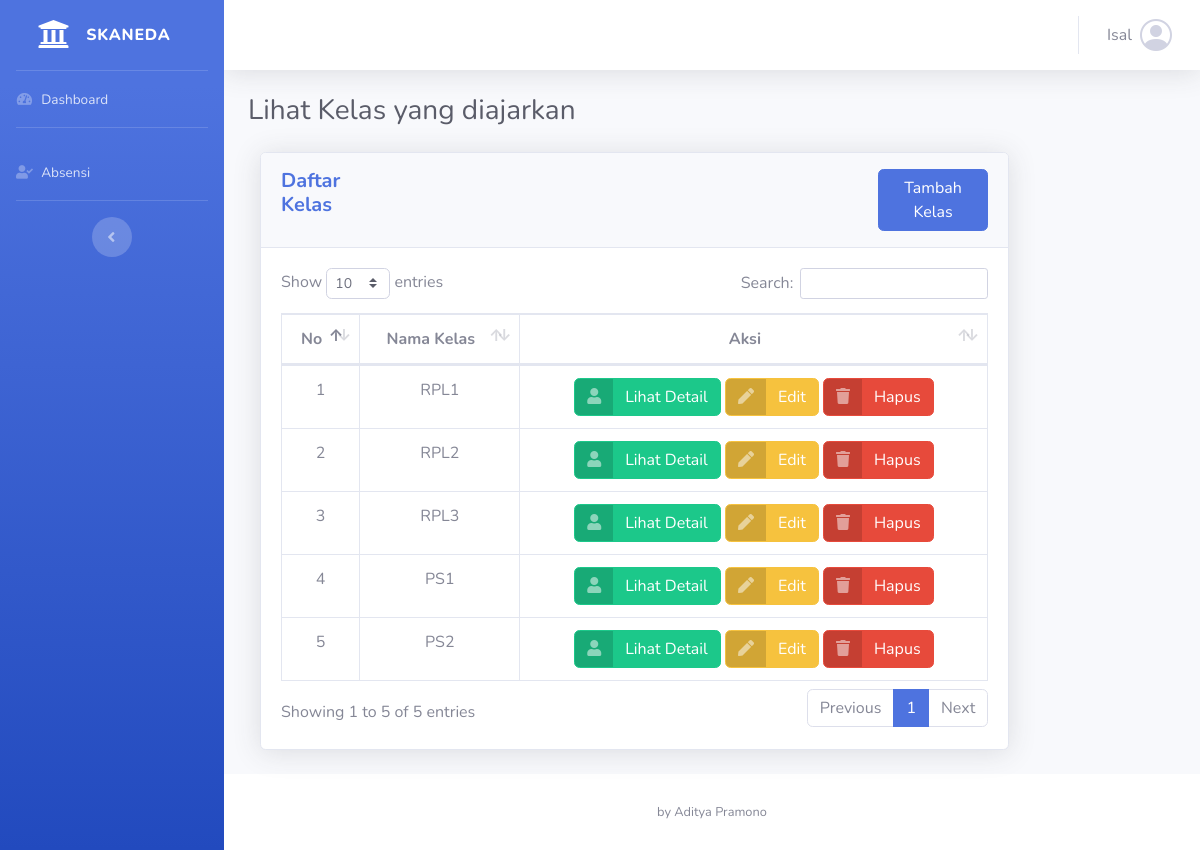
/lihatkelas.php (signed in), run on the app's committed database.
### tables this page shows
CREATE TABLE `kelas` (
  `id_kelas` int NOT NULL,
  `nama_kelas` varchar(30) NOT NULL,
  `id_guru` varchar(11) NOT NULL
);

### lihatkelas.php (the view, shortened to what this page needs)
<?php
include "koneksi.php";
?>
<!DOCTYPE html>
<html lang="en">
<head>
  <link href="vendor/fontawesome-free/css/all.min.css" rel="stylesheet" type="text/css">
  <link href="css/sb-admin-2.min.css" rel="stylesheet">
  <link href="vendor/datatables/dataTables.bootstrap4.min.css" rel="stylesheet">
  <link rel="stylesheet" href="https://cdn.jsdelivr.net/npm/bootstrap-icons@1.11.3/font/bootstrap-icons.min.css">
</head>
<body id="page-top">
  <div id="wrapper">
    <?php include "./sidebar.php"; ?>
    <div id="content-wrapper" class="d-flex flex-column">
      <div id="content">
        <?php include "./navbar.php" ?>
        <div class="container-fluid">
          <h1 class="h3 mb-4 text-gray-800">Lihat Kelas yang diajarkan</h1>
          <div class="col-md-10">
            <div class="card shadow mb-4">
              <div class="card-header py-3 d-flex" style="gap: 500px">
                <h5 class="m-0 font-weight-bold text-primary">Daftar Kelas </h5>
                <button class="btn btn-primary text-white">
                  <a href="tambah_kelas.php" class="text-white">Tambah Kelas</a>
                </button>
              </div>
              <div class="card-body">
                <div class="table-responsive">
                  <table class="table table-bordered" id="dataTable" width="100%" cellspacing="0">
                    <thead>
                      <tr align="center">
                        <th>No</th>
                        <th>Nama Kelas</th>
                        <th>Aksi</th>
                      </tr>
                    </thead>
                    <tbody align="center">
                      <?php
                      $sql = "SELECT * FROM kelas";
                      $query = mysqli_query($koneksi, $sql);
                      $i = 1;
                      while ($data = mysqli_fetch_array($query)) {
                        $id_kelas = $data["id_kelas"];
                        $nama = $data["nama_kelas"];
                        ?>
                        <tr>
                          <td>
                            <?= $i++; ?>
                          </td>
                          <td>
                            <?= $nama; ?>
                          </td>
                          <td>
                            <a href="./detail_kelas.php?id_kelas=<?= $id_kelas; ?>"
                              class="btn btn-success btn-icon-split">
                              <span class="icon text-white-50">
                                <i class="fas fa-user"></i>
                              </span>
                              <span class="text">Lihat Detail</span>
                            </a>
                            <a href="edit_kelas.php?id_kelas=<?= $id_kelas; ?>" class="btn btn-warning btn-icon-split">
                              <span class="icon text-white-50">
                                <i class="fas fa-pen"></i>
                              </span>
                              <span class="text">Edit</span>
                            </a>
                            <a href="proses_hapus_kelas.php?id_kelas=<?= $id_kelas; ?>"
                              class="btn btn-danger btn-icon-split"
                              onclick="return confirm('Apakah Anda yakin ingin menghapus kelas  ini?');">
                              <span class="icon text-white-50">
                                <i class="fas fa-trash"></i>
                              </span>
                              <span class="text">Hapus</span>
                            </a>
                          </td>
                        </tr>
                      <?php } ?>
                    </tbody>
                  </table>
                </div>
              </div>
            </div>
          </div>
        </div>
      </div>
      <?php include "./footer.php"; ?>
    </div>
  </div>
</body>
</html>

### data on the page
kelas: nama_kelas "RPL1"
kelas: nama_kelas "RPL2"
kelas: nama_kelas "RPL3"
kelas: nama_kelas "PS1"
kelas: nama_kelas "PS2"

### other printed values
$guru_name "Isal"
